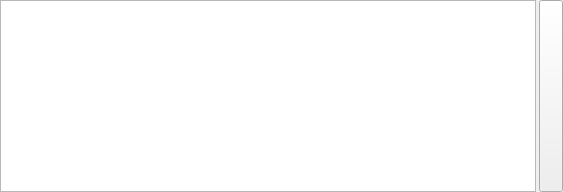
<?xml version="1.0" encoding="UTF-8"?>
<ui version="4.0">
 <class>EditWidgetClass</class>
 <widget class="QWidget" name="EditWidgetClass">
  <property name="geometry">
   <rect>
    <x>0</x>
    <y>0</y>
    <width>563</width>
    <height>192</height>
   </rect>
  </property>
  <property name="sizePolicy">
   <sizepolicy hsizetype="Preferred" vsizetype="Fixed">
    <horstretch>0</horstretch>
    <verstretch>0</verstretch>
   </sizepolicy>
  </property>
  <layout class="QHBoxLayout" name="horizontalLayout">
   <property name="spacing">
    <number>3</number>
   </property>
   <property name="margin">
    <number>0</number>
   </property>
   <item>
    <widget class="MessageEditor" name="medEditor"/>
   </item>
   <item>
    <widget class="QToolButton" name="tlbSend">
     <property name="sizePolicy">
      <sizepolicy hsizetype="Fixed" vsizetype="Preferred">
       <horstretch>0</horstretch>
       <verstretch>0</verstretch>
      </sizepolicy>
     </property>
    </widget>
   </item>
  </layout>
 </widget>
 <layoutdefault spacing="6" margin="11"/>
 <customwidgets>
  <customwidget>
   <class>MessageEditor</class>
   <extends>QTextEdit</extends>
   <header>messageeditor.h</header>
  </customwidget>
 </customwidgets>
 <resources/>
 <connections/>
</ui>
